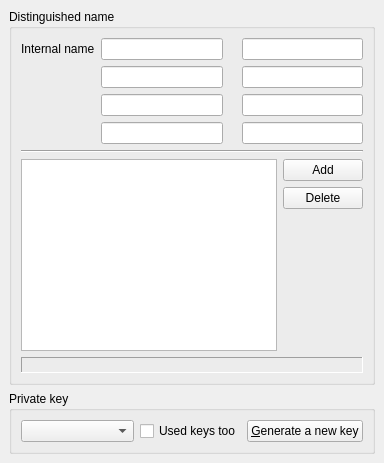
     <widget class="QWidget" name="tab_1">
      <attribute name="title">
       <string>Subject</string>
      </attribute>
      <layout class="QVBoxLayout">
       <property name="spacing">
        <number>6</number>
       </property>
       <property name="margin">
        <number>9</number>
       </property>
       <item>
        <widget class="QGroupBox" name="distNameBox">
         <property name="toolTip">
          <string>Distinguished name</string>
         </property>
         <property name="title">
          <string notr="true">Distinguished name</string>
         </property>
         <layout class="QVBoxLayout" name="_2">
          <item>
           <layout class="QGridLayout" name="_3">
            <item row="3" column="3">
             <widget class="QLineEdit" name="emailAddress">
              <property name="maxLength">
               <number>60</number>
              </property>
             </widget>
            </item>
            <item row="0" column="2">
             <widget class="QLabel" name="LorganisationName">
              <property name="toolTip">
               <string>Organisation</string>
              </property>
              <property name="buddy">
               <cstring>organisationName</cstring>
              </property>
             </widget>
            </item>
            <item row="0" column="1">
             <widget class="QLineEdit" name="description">
              <property name="toolTip">
               <string>This name is only used internally and does not appear in the resulting certificate</string>
              </property>
              <property name="maxLength">
               <number>100</number>
              </property>
             </widget>
            </item>
            <item row="1" column="1">
             <widget class="QLineEdit" name="countryName">
              <property name="toolTip">
               <string>Must be exactly 2 letter of size (DE, UK)</string>
              </property>
              <property name="maxLength">
               <number>2</number>
              </property>
             </widget>
            </item>
            <item row="2" column="3">
             <widget class="QLineEdit" name="commonName">
              <property name="maxLength">
               <number>64</number>
              </property>
             </widget>
            </item>
            <item row="1" column="0">
             <widget class="QLabel" name="LcountryName">
              <property name="toolTip">
               <string>Country code</string>
              </property>
              <property name="buddy">
               <cstring>countryName</cstring>
              </property>
             </widget>
            </item>
            <item row="2" column="0">
             <widget class="QLabel" name="LstateOrProvinceName">
              <property name="toolTip">
               <string>State or Province</string>
              </property>
              <property name="buddy">
               <cstring>stateOrProvinceName</cstring>
              </property>
             </widget>
            </item>
            <item row="2" column="1">
             <widget class="QLineEdit" name="stateOrProvinceName"/>
            </item>
            <item row="3" column="0">
             <widget class="QLabel" name="LlocalityName">
              <property name="toolTip">
               <string>Locality</string>
              </property>
              <property name="buddy">
               <cstring>localityName</cstring>
              </property>
             </widget>
            </item>
            <item row="1" column="2">
             <widget class="QLabel" name="LorganisationalUnitName">
              <property name="toolTip">
               <string>Organisational unit</string>
              </property>
              <property name="buddy">
               <cstring>organisationalUnitName</cstring>
              </property>
             </widget>
            </item>
            <item row="3" column="2">
             <widget class="QLabel" name="LemailAddress">
              <property name="toolTip">
               <string>E-Mail address</string>
              </property>
              <property name="buddy">
               <cstring>emailAddress</cstring>
              </property>
             </widget>
            </item>
            <item row="3" column="1">
             <widget class="QLineEdit" name="localityName"/>
            </item>
            <item row="1" column="3">
             <widget class="QLineEdit" name="organisationalUnitName"/>
            </item>
            <item row="0" column="0">
             <widget class="QLabel" name="TextLabel1_3_2_2">
              <property name="text">
               <string>Internal name</string>
              </property>
              <property name="buddy">
               <cstring>description</cstring>
              </property>
             </widget>
            </item>
            <item row="0" column="3">
             <widget class="QLineEdit" name="organisationName"/>
            </item>
            <item row="2" column="2">
             <widget class="QLabel" name="LcommonName">
              <property name="toolTip">
               <string>Common name</string>
              </property>
              <property name="buddy">
               <cstring>commonName</cstring>
              </property>
             </widget>
            </item>
           </layout>
          </item>
          <item>
           <widget class="Line" name="Line1_2">
            <property name="orientation">
             <enum>Qt::Horizontal</enum>
            </property>
           </widget>
          </item>
          <item>
           <layout class="QHBoxLayout" name="horizontalLayout_3">
            <item>
             <widget class="kvView" name="extDNlist">
              <attribute name="horizontalHeaderDefaultSectionSize">
               <number>200</number>
              </attribute>
              <attribute name="horizontalHeaderStretchLastSection">
               <bool>true</bool>
              </attribute>
              <attribute name="horizontalHeaderStretchLastSection">
               <bool>true</bool>
              </attribute>
              <attribute name="horizontalHeaderDefaultSectionSize">
               <number>200</number>
              </attribute>
             </widget>
            </item>
            <item>
             <layout class="QVBoxLayout" name="verticalLayout_5">
              <item>
               <widget class="QPushButton" name="extDNadd">
                <property name="text">
                 <string>Add</string>
                </property>
               </widget>
              </item>
              <item>
               <widget class="QPushButton" name="extDNdel">
                <property name="text">
                 <string>Delete</string>
                </property>
               </widget>
              </item>
              <item>
               <spacer name="verticalSpacer">
                <property name="orientation">
                 <enum>Qt::Vertical</enum>
                </property>
                <property name="sizeHint" stdset="0">
                 <size>
                  <width>20</width>
                  <height>40</height>
                 </size>
                </property>
               </spacer>
              </item>
             </layout>
            </item>
           </layout>
          </item>
          <item>
           <widget class="QLabel" name="extDNinfo">
            <property name="frameShape">
             <enum>QFrame::Panel</enum>
            </property>
            <property name="frameShadow">
             <enum>QFrame::Sunken</enum>
            </property>
           </widget>
          </item>
         </layout>
        </widget>
       </item>
       <item>
        <widget class="QGroupBox" name="privKeyBox">
         <property name="title">
          <string>Private key</string>
         </property>
         <layout class="QHBoxLayout">
          <property name="spacing">
           <number>6</number>
          </property>
          <property name="margin">
           <number>9</number>
          </property>
          <item>
           <widget class="QComboBox" name="keyList">
            <property name="sizePolicy">
             <sizepolicy hsizetype="Expanding" vsizetype="Fixed">
              <horstretch>0</horstretch>
              <verstretch>0</verstretch>
             </sizepolicy>
            </property>
            <property name="toolTip">
             <string>This list only contains unused keys</string>
            </property>
           </widget>
          </item>
          <item>
           <widget class="QCheckBox" name="usedKeysToo">
            <property name="text">
             <string>Used keys too</string>
            </property>
           </widget>
          </item>
          <item>
           <widget class="QPushButton" name="genKeyBut">
            <property name="text">
             <string>&amp;Generate a new key</string>
            </property>
           </widget>
          </item>
         </layout>
        </widget>
       </item>
      </layout>
     </widget>
